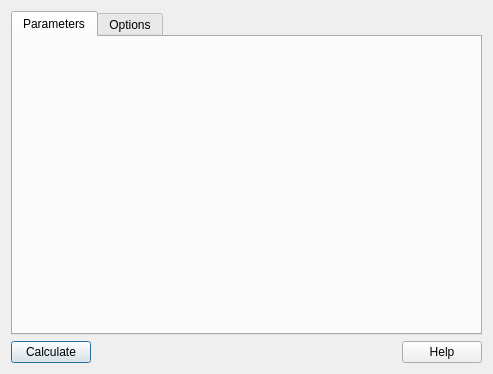
<?xml version="1.0" encoding="UTF-8"?>
<ui version="4.0">
 <class>SizeDistribution</class>
 <widget class="QDialog" name="SizeDistribution">
  <property name="geometry">
   <rect>
    <x>0</x>
    <y>0</y>
    <width>493</width>
    <height>374</height>
   </rect>
  </property>
  <property name="sizePolicy">
   <sizepolicy hsizetype="Preferred" vsizetype="Preferred">
    <horstretch>0</horstretch>
    <verstretch>0</verstretch>
   </sizepolicy>
  </property>
  <property name="minimumSize">
   <size>
    <width>0</width>
    <height>0</height>
   </size>
  </property>
  <property name="maximumSize">
   <size>
    <width>16777215</width>
    <height>16777215</height>
   </size>
  </property>
  <property name="windowTitle">
   <string>Size Distribution</string>
  </property>
  <layout class="QGridLayout" name="gridLayout_7">
   <item row="0" column="0">
    <widget class="QTabWidget" name="SizeDistributionTabWidget">
     <property name="sizePolicy">
      <sizepolicy hsizetype="Preferred" vsizetype="Preferred">
       <horstretch>0</horstretch>
       <verstretch>0</verstretch>
      </sizepolicy>
     </property>
     <property name="minimumSize">
      <size>
       <width>0</width>
       <height>0</height>
      </size>
     </property>
     <property name="currentIndex">
      <number>0</number>
     </property>
     <widget class="QWidget" name="tabMain">
      <attribute name="title">
       <string>Parameters</string>
      </attribute>
      <layout class="QGridLayout" name="gridLayout_6"/>
     </widget>
     <widget class="QWidget" name="tabOptions">
      <attribute name="title">
       <string>Options</string>
      </attribute>
      <layout class="QGridLayout" name="gridLayout_9">
       <item row="0" column="0">
        <spacer name="verticalSpacer">
         <property name="orientation">
          <enum>Qt::Vertical</enum>
         </property>
         <property name="sizeHint" stdset="0">
          <size>
           <width>20</width>
           <height>255</height>
          </size>
         </property>
        </spacer>
       </item>
      </layout>
     </widget>
    </widget>
   </item>
   <item row="1" column="0">
    <layout class="QHBoxLayout" name="horizontalLayout_8">
     <property name="sizeConstraint">
      <enum>QLayout::SetDefaultConstraint</enum>
     </property>
     <item>
      <widget class="QPushButton" name="calculateThisButton">
       <property name="enabled">
        <bool>true</bool>
       </property>
       <property name="text">
        <string>Calculate</string>
       </property>
      </widget>
     </item>
     <item>
      <spacer name="horizontalSpacer">
       <property name="orientation">
        <enum>Qt::Horizontal</enum>
       </property>
       <property name="sizeType">
        <enum>QSizePolicy::Expanding</enum>
       </property>
       <property name="sizeHint" stdset="0">
        <size>
         <width>40</width>
         <height>20</height>
        </size>
       </property>
      </spacer>
     </item>
     <item>
      <widget class="QPushButton" name="helpButton">
       <property name="sizePolicy">
        <sizepolicy hsizetype="Minimum" vsizetype="Fixed">
         <horstretch>0</horstretch>
         <verstretch>0</verstretch>
        </sizepolicy>
       </property>
       <property name="text">
        <string>Help</string>
       </property>
      </widget>
     </item>
    </layout>
   </item>
  </layout>
 </widget>
 <tabstops>
  <tabstop>calculateThisButton</tabstop>
  <tabstop>helpButton</tabstop>
 </tabstops>
 <resources/>
 <connections/>
</ui>
